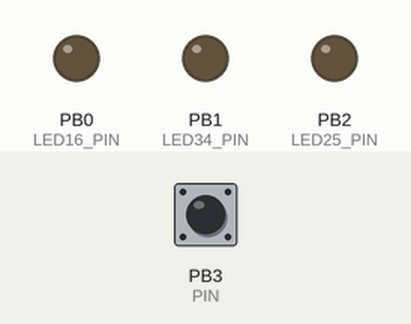
A sketch run on a simulated ATtiny85, built with avr-gcc and run on an emulated ATtiny85. Parts: output pins drawn as LEDs (lit = HIGH). Dashed ring = blinking. The inputs (shaded band) are chosen by the test bench; at power-on: PB3 (PIN) HIGH.

Above: at 1.2 s.
1.3 s: PB3 (PIN) pulled LOW for 0.15 s
At 2.2 s:
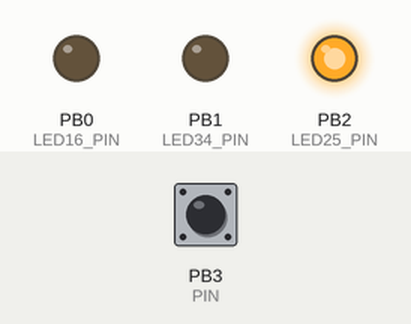
2.9 s: PB3 (PIN) pulled LOW for 1 s
At 3.5 s:
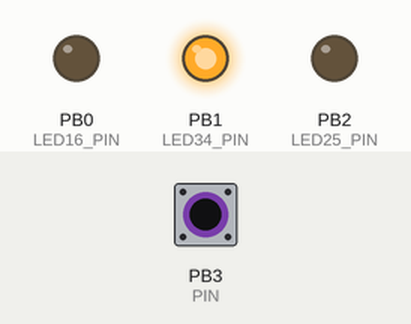
5.4 s: PB3 (PIN) pulled LOW for 0.15 s
At 6.7 s:
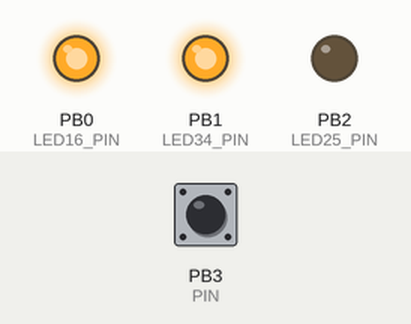
7.0 s: PB3 (PIN) pulled LOW for 3.2 s
At 7.7 s:
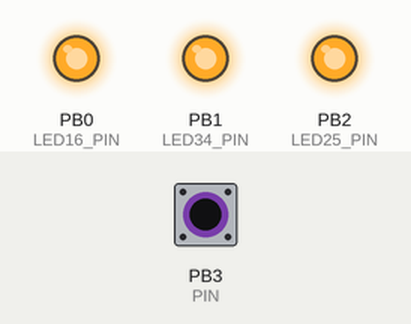
11.7 s: PB3 (PIN) pulled LOW for 0.15 s
At 14.0 s:
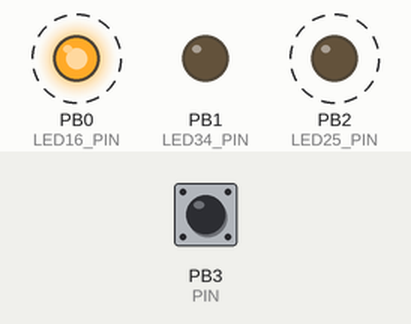
Timing chart, 0 to 15.8 s (numbered marks = the images above; inputs shaded):
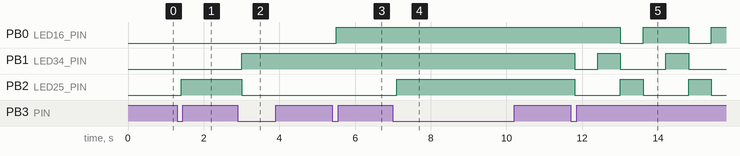

Measured:
- after the input at 1.3 s, PB2 (LED25_PIN): LOW → HIGH after 0.10 s
- after the input at 2.9 s, PB1 (LED34_PIN): LOW → HIGH after 0.10 s; PB2 (LED25_PIN): HIGH → LOW after 0.10 s
- after the input at 5.4 s, PB0 (LED16_PIN): LOW → HIGH after 0.11 s
- after the input at 7.0 s, PB2 (LED25_PIN): LOW → HIGH after 0.10 s
- after the input at 11.7 s, PB0 (LED16_PIN): alternates HIGH for 1.2 s and LOW for 0.60 s, starting after 1.3 s; PB1 (LED34_PIN): goes LOW 0.60 s, HIGH 0.60 s, LOW 1.2 s, HIGH 0.60 s, then LOW, starting after 0.11 s; PB2 (LED25_PIN): alternates HIGH for 0.60 s and LOW for 1.2 s, starting after 0.11 s

The sketch:

tiny13_LightDimmer.ino
```cpp
#include <avr/io.h>
#include <avr/interrupt.h>

#define USE_3LED

//#define INTERRUPTPIN PCINT1 //this is PB1(tiny13a:MISO) per the schematic
#define INTERRUPTPIN PCINT3 //this is PB3(Pin No.2) per the schematic
#define PCINT_VECTOR PCINT0_vect  //this step is not necessary
//#define PORTPIN PB1 //Page 64
#define PORTPIN PB3 //Page 64
//#define DATADIRECTIONPIN DDB1 //Page 64 of data sheet
#define DATADIRECTIONPIN DDB3 //Page 64 of data sheet
//#define READPIN PINB1 //page 64
#define READPIN PORTB3 //page 64

#define LED25_PIN 2
#define LED34_PIN 1
#define LED16_PIN 0
#define PIN 3
#define ON_TIME 3000 // for CLOCK 1.2MHz
#define OFF_TIME 3000 // for CLOCK 1.2MHz
#define WAIT_TIME 10 // for CLOCK 1.2MHz
#define BLINK_TIME 50 // for CLOCK 1.2MHz

#define MAX_LED_STATE 6
#define ACTIVE 0x00
#define INACTIVE 0xFF
static byte SwitchCtrl; //variable used within ISR must be declared Volatile.
static byte LEDState2; //variable used within ISR must be declared Volatile.
static byte StateUpdate; //variable used within ISR must be declared Volatile.
static volatile byte SwitchPushed; //variable used within ISR must be declared Volatile.
static byte SwitchCheckCount; //variable used within ISR must be declared Volatile.
#define SWITCH_KAKUTEI_COUNT 10 // this number x WAIT_TIME = state update time
static byte BlinkCount; //variable used within ISR must be declared Volatile.
#define BLINK_CHANGE_COUNT 10 // this number x WAIT_TIME = state update time


void setup( ) {
  digitalWrite(LED16_PIN, LOW);
  digitalWrite(LED25_PIN, LOW);
  digitalWrite(LED34_PIN, LOW);

  pinMode(PIN, OUTPUT);
  pinMode(LED16_PIN, OUTPUT);
  pinMode(LED25_PIN, OUTPUT);
  pinMode(LED34_PIN, OUTPUT);

  LEDState2 = 0;

  // settings for interrupts >
  #if 1
  cli();//disable interrupts during setup
  PCMSK |= (1 << INTERRUPTPIN); //sbi(PCMSK,INTERRUPTPIN) also works but I think this is more clear // tell pin change mask to listen to pin2 /pb3 //SBI
  GIMSK |= (1 << PCIE);   // enable PCINT interrupt in the general interrupt mask //SBI

  DDRB &= ~(1 << DATADIRECTIONPIN); //cbi(DDRB, DATADIRECTIONPIN);//  set up as input  - pin2 clear bit  - set to zero
  PORTB |= (1<< PORTPIN); //cbi(PORTB, PORTPIN);// disable pull-up. hook up pulldown resistor. - set to zero
  SwitchCtrl = ACTIVE; //Switch Control is active
  SwitchPushed = 0;
  SwitchCheckCount = 0;
  StateUpdate = 0;
  BlinkCount = 0;
  sei(); //last line of setup - enable interrupts after setup
  #else
  SwitchCtrl = INACTIVE; //Switch Control is inactive
  StateUpdate = 1;
  #endif
  // < settings for interrupts

}

void loop( ) {

  if(StateUpdate) {
    StateUpdate = 0;
    switch(LEDState2) {
      case 0:
        digitalWrite(LED16_PIN, LOW);
        digitalWrite(LED25_PIN, LOW);
        digitalWrite(LED34_PIN, LOW);
        break;
      case 1:
        digitalWrite(LED16_PIN, LOW);
        digitalWrite(LED25_PIN, HIGH);
        digitalWrite(LED34_PIN, LOW);
        break;
      case 2:
        digitalWrite(LED16_PIN, LOW);
        digitalWrite(LED25_PIN, LOW);
        digitalWrite(LED34_PIN, HIGH);
        break;
      case 3:
        digitalWrite(LED16_PIN, HIGH);
        digitalWrite(LED25_PIN, LOW);
        digitalWrite(LED34_PIN, HIGH);
        break;
      case 4:
        digitalWrite(LED16_PIN, HIGH);
        digitalWrite(LED25_PIN, HIGH);
        digitalWrite(LED34_PIN, HIGH);
        BlinkCount = 0;
        break;
      case 5:
        digitalWrite(LED16_PIN, HIGH);
        digitalWrite(LED25_PIN, LOW);
        digitalWrite(LED34_PIN, LOW);
        StateUpdate = 1;
        BlinkCount++;
        if(BlinkCount >= BLINK_CHANGE_COUNT) {
          BlinkCount = 0;
          LEDState2 = 6;
        }
        delay(BLINK_TIME);
        break;
      case 6:
        digitalWrite(LED16_PIN, HIGH);
        digitalWrite(LED25_PIN, LOW);
        digitalWrite(LED34_PIN, HIGH);
        StateUpdate = 1;
        BlinkCount++;
        if(BlinkCount >= BLINK_CHANGE_COUNT) {
          BlinkCount = 0;
          LEDState2 = 7;
        }
        delay(BLINK_TIME);
        break;
      case 7:
        digitalWrite(LED16_PIN, LOW);
        digitalWrite(LED25_PIN, HIGH);
        digitalWrite(LED34_PIN, LOW);
        StateUpdate = 1;
        BlinkCount++;
        if(BlinkCount >= BLINK_CHANGE_COUNT) {
          BlinkCount = 0;
          LEDState2 = 5;
        }
        delay(BLINK_TIME);
        break;
      default:
        break;
    }
  }

  if(SwitchCtrl == INACTIVE) {
    LEDState2++;
    LEDState2 %= MAX_LED_STATE;
    delay(ON_TIME);
  }
  else {
    if(SwitchPushed == 1) {
      SwitchCheckCount++;
      if(SwitchCheckCount >= SWITCH_KAKUTEI_COUNT) {
        SwitchPushed = 0;
        SwitchCheckCount = 0;
        LEDState2++;
        if(LEDState2 >= MAX_LED_STATE) {
          LEDState2 = 0;
        }
        StateUpdate = 1;
      }
    }
  }

  delay(WAIT_TIME);
}

#if 1
//this is the interrupt handler
ISR(PCINT_VECTOR)
{
  if(bit_is_set(PINB, READPIN)){
    ; //No update when pin is low Level
  }
  else {
    SwitchPushed = 1; //Update when pin is low Level
  }
}
#endif
```
